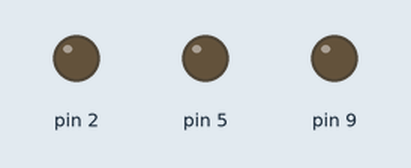
Bench run of a sketch on a simulated Arduino Uno, built with avr-gcc and run on an emulated ATmega328P. On the bench: output pins drawn as LEDs (lit = HIGH).

Above: at 0.1 s.
At 0.5 s:
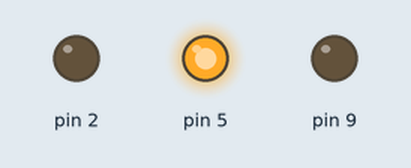
At 1.5 s:
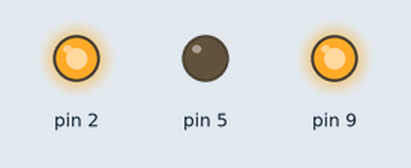
At 1.89 s:
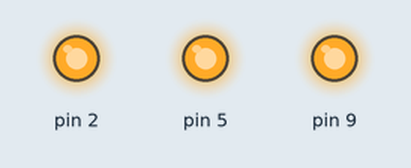
At 3.1 s:
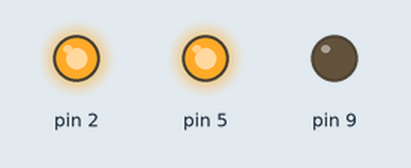
At 4.1 s:
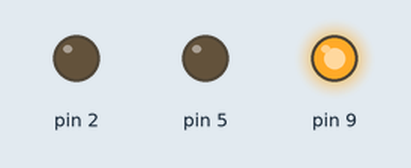
Timing chart, 0 to 5.1 s (numbered marks = the images above):
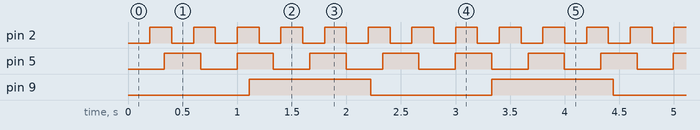

Measured:
- by itself, pin 2: alternates HIGH for 0.20 s and LOW for 0.20 s
- by itself, pin 5: alternates HIGH for 0.33 s and LOW for 0.33 s
- by itself, pin 9: alternates HIGH for 1.1 s and LOW for 1.1 s

The sketch:

BlinkMultipleWithExternalClass.ino
```cpp
/*
 * Demonstrates how to use simple state tracking with timestamps to support
 * blinking multiple LEDs at different rates.
 *
 * By Jon E. Froehlich
 * @jonfroehlich
 * http://makeabilitylab.io
 *
 * For a walkthrough and circuit diagram, see:
 * https://makeabilitylab.github.io/physcomp/arduino/led-blink3
 *
 * Adapted from the official Arduino Blink example:
 *   File -> Examples -> 02. Digital -> BlinkWithoutDelay
 *
 * Also available here:
 *   http://www.arduino.cc/en/Tutorial/BlinkWithoutDelay
 */

#include "Blinker.h"

Blinker _led1Blinker(2, 200);  // specify pin and blink interval (200ms)
Blinker _led2Blinker(5, 333);  // specify pin and blink interval (333ms)
Blinker _led3Blinker(9, 1111); // specify pin and blink interval (1111ms)

// The setup function runs once when you press reset or power the board
void setup() {
  // empty
}

// The loop function runs over and over again forever
void loop() {
  _led1Blinker.update();
  _led2Blinker.update();
  _led3Blinker.update();
}
```

Blinker.cpp
```cpp
#include "Blinker.h"

Blinker::Blinker(const int pin, const unsigned long blinkInterval) :
  _pin(pin), _interval(blinkInterval) // initialize const like this in C++
{
  _state = LOW;
  _lastToggledTimestamp = 0;
  pinMode(_pin, OUTPUT);
}

/**
* Calculates whether to toggle output state based on the set interval
* Call this function once per loop()
*/
void Blinker::update() {
  unsigned long currentTimestampMs = millis();

  if (currentTimestampMs - _lastToggledTimestamp >= _interval) {
    _lastToggledTimestamp = currentTimestampMs;
    _state = !_state;
    digitalWrite(_pin, _state);
  }
}
```

Blinker.h
```cpp
/**
 * This class toggles output between HIGH and LOW for a given pin
 * based on the provided "blink" interval
 *
 * Usage:
 *  Blinker _ledBlinker(3, 200); // blinks Pin 3 on/off every 200 ms
 *
 *  loop(){
 *    _ledBlinker.update();
 *  }
 */

#include <Arduino.h>

class Blinker{

  private:
    const int _pin;                 // output pin
    const unsigned long _interval;  // blink interval in ms

    int _state;                     // current state (either HIGH OR LOW)
    unsigned long _lastToggledTimestamp; // last state toggle in ms

  public:
    Blinker(const int pin, const unsigned long blinkInterval);
    void update();
};
```
